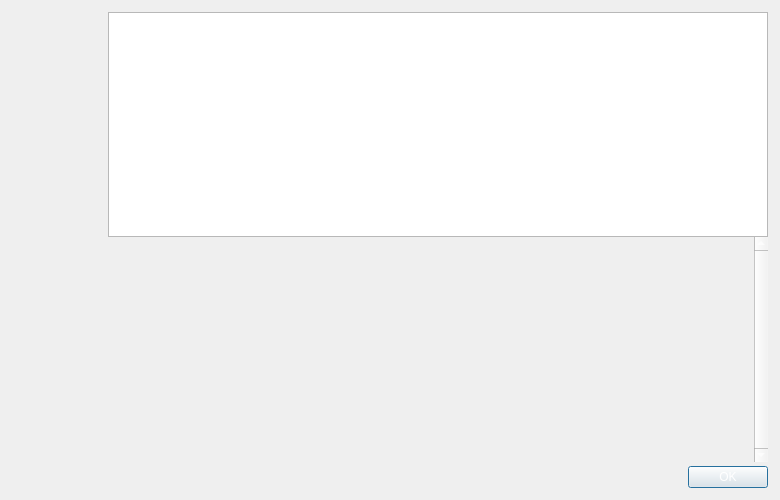
<?xml version="1.0" encoding="UTF-8"?>
<ui version="4.0">
 <class>HelpMessageDialog</class>
 <widget class="QDialog" name="HelpMessageDialog">
  <property name="geometry">
   <rect>
    <x>0</x>
    <y>0</y>
    <width>780</width>
    <height>500</height>
   </rect>
  </property>
  <property name="maximumSize">
   <size>
    <width>16777215</width>
    <height>500</height>
   </size>
  </property>
  <property name="styleSheet">
   <string notr="true">color:#ffffff;</string>
  </property>
  <layout class="QHBoxLayout" name="horizontalLayout_2">
   <property name="spacing">
    <number>0</number>
   </property>
   <property name="leftMargin">
    <number>12</number>
   </property>
   <property name="topMargin">
    <number>12</number>
   </property>
   <property name="rightMargin">
    <number>12</number>
   </property>
   <property name="bottomMargin">
    <number>12</number>
   </property>
   <item>
    <layout class="QVBoxLayout" name="verticalLayoutLogo" stretch="0">
     <property name="leftMargin">
      <number>0</number>
     </property>
     <property name="topMargin">
      <number>0</number>
     </property>
     <property name="rightMargin">
      <number>0</number>
     </property>
     <item>
      <widget class="QLabel" name="aboutLogo">
       <property name="sizePolicy">
        <sizepolicy hsizetype="Preferred" vsizetype="Ignored">
         <horstretch>0</horstretch>
         <verstretch>0</verstretch>
        </sizepolicy>
       </property>
       <property name="minimumSize">
        <size>
         <width>96</width>
         <height>464</height>
        </size>
       </property>
       <property name="maximumSize">
        <size>
         <width>96</width>
         <height>564</height>
        </size>
       </property>
       <property name="baseSize">
        <size>
         <width>96</width>
         <height>564</height>
        </size>
       </property>
       <property name="autoFillBackground">
        <bool>false</bool>
       </property>
       <property name="pixmap">
        <pixmap>:/images/about</pixmap>
       </property>
       <property name="scaledContents">
        <bool>false</bool>
       </property>
       <property name="alignment">
        <set>Qt::AlignLeading|Qt::AlignLeft|Qt::AlignTop</set>
       </property>
      </widget>
     </item>
    </layout>
   </item>
   <item>
    <layout class="QVBoxLayout" name="verticalLayout">
     <item>
      <widget class="QTextEdit" name="helpMessage">
       <property name="readOnly">
        <bool>true</bool>
       </property>
      </widget>
     </item>
     <item>
      <widget class="QScrollArea" name="scrollArea">
       <property name="frameShape">
        <enum>QFrame::NoFrame</enum>
       </property>
       <property name="verticalScrollBarPolicy">
        <enum>Qt::ScrollBarAlwaysOn</enum>
       </property>
       <property name="widgetResizable">
        <bool>true</bool>
       </property>
       <widget class="QWidget" name="scrollAreaWidgetContents">
        <property name="geometry">
         <rect>
          <x>0</x>
          <y>0</y>
          <width>642</width>
          <height>215</height>
         </rect>
        </property>
        <layout class="QVBoxLayout" name="verticalLayout_2">
         <item>
          <widget class="QLabel" name="aboutMessage">
           <property name="cursor">
            <cursorShape>IBeamCursor</cursorShape>
           </property>
           <property name="textFormat">
            <enum>Qt::PlainText</enum>
           </property>
           <property name="alignment">
            <set>Qt::AlignLeading|Qt::AlignLeft|Qt::AlignTop</set>
           </property>
           <property name="openExternalLinks">
            <bool>true</bool>
           </property>
           <property name="textInteractionFlags">
            <set>Qt::LinksAccessibleByMouse|Qt::TextSelectableByKeyboard|Qt::TextSelectableByMouse</set>
           </property>
          </widget>
         </item>
        </layout>
       </widget>
      </widget>
     </item>
     <item>
      <spacer name="verticalSpacer">
       <property name="orientation">
        <enum>Qt::Vertical</enum>
       </property>
       <property name="sizeType">
        <enum>QSizePolicy::Fixed</enum>
       </property>
       <property name="sizeHint" stdset="0">
        <size>
         <width>4</width>
         <height>4</height>
        </size>
       </property>
      </spacer>
     </item>
     <item>
      <widget class="QDialogButtonBox" name="okButton">
       <property name="orientation">
        <enum>Qt::Horizontal</enum>
       </property>
       <property name="standardButtons">
        <set>QDialogButtonBox::Ok</set>
       </property>
      </widget>
     </item>
    </layout>
   </item>
  </layout>
 </widget>
 <resources>
  <include location="../sin.qrc"/>
 </resources>
 <connections>
  <connection>
   <sender>okButton</sender>
   <signal>accepted()</signal>
   <receiver>HelpMessageDialog</receiver>
   <slot>accept()</slot>
   <hints>
    <hint type="sourcelabel">
     <x>20</x>
     <y>20</y>
    </hint>
    <hint type="destinationlabel">
     <x>20</x>
     <y>20</y>
    </hint>
   </hints>
  </connection>
  <connection>
   <sender>okButton</sender>
   <signal>rejected()</signal>
   <receiver>HelpMessageDialog</receiver>
   <slot>reject()</slot>
   <hints>
    <hint type="sourcelabel">
     <x>20</x>
     <y>20</y>
    </hint>
    <hint type="destinationlabel">
     <x>20</x>
     <y>20</y>
    </hint>
   </hints>
  </connection>
 </connections>
</ui>
